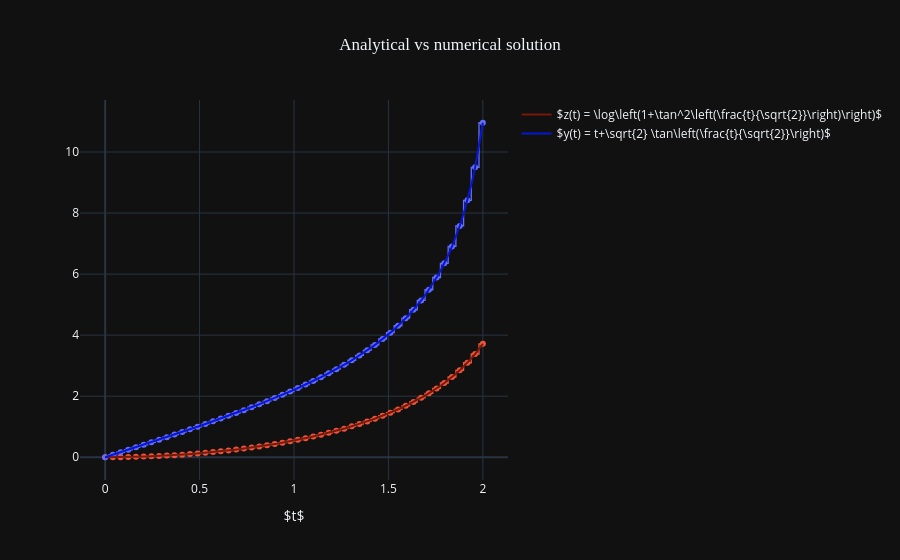

The cell this chart's notebook holds for it:
### Markdown cell above
Plotting the numerical result against its exact solution

### Code cell
fig = plot(F_solution, [0, 2, 100], label=labels)
fig = gen_disc_scatter(fig, ttF, uuF, opacity=-.8)
fig.update_layout(title=dict(text="Analytical vs numerical solution", 
                             x=.5, 
                             font_family='Times New Roman'),
                  xaxis=dict(title="$t$"),)
fig.layout
fig.show()
